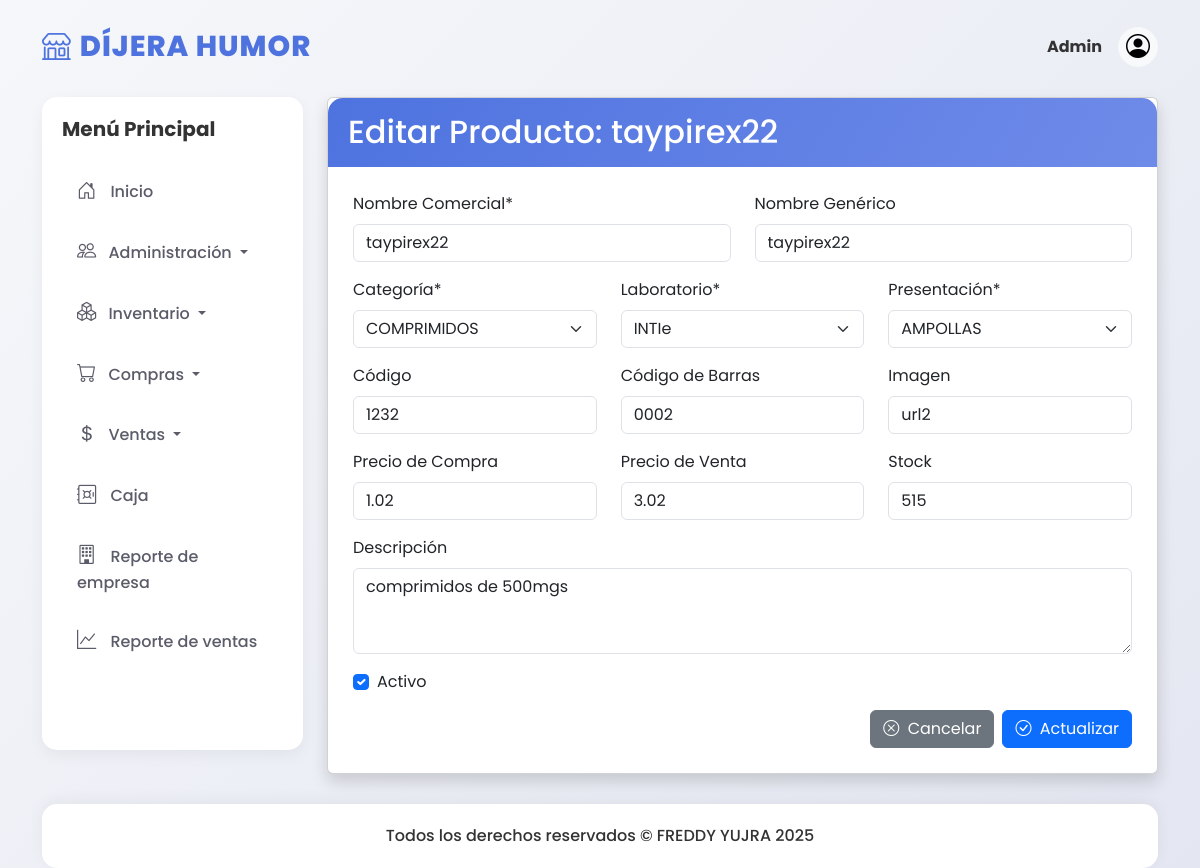
The app's page /productos/edit/1, older data.
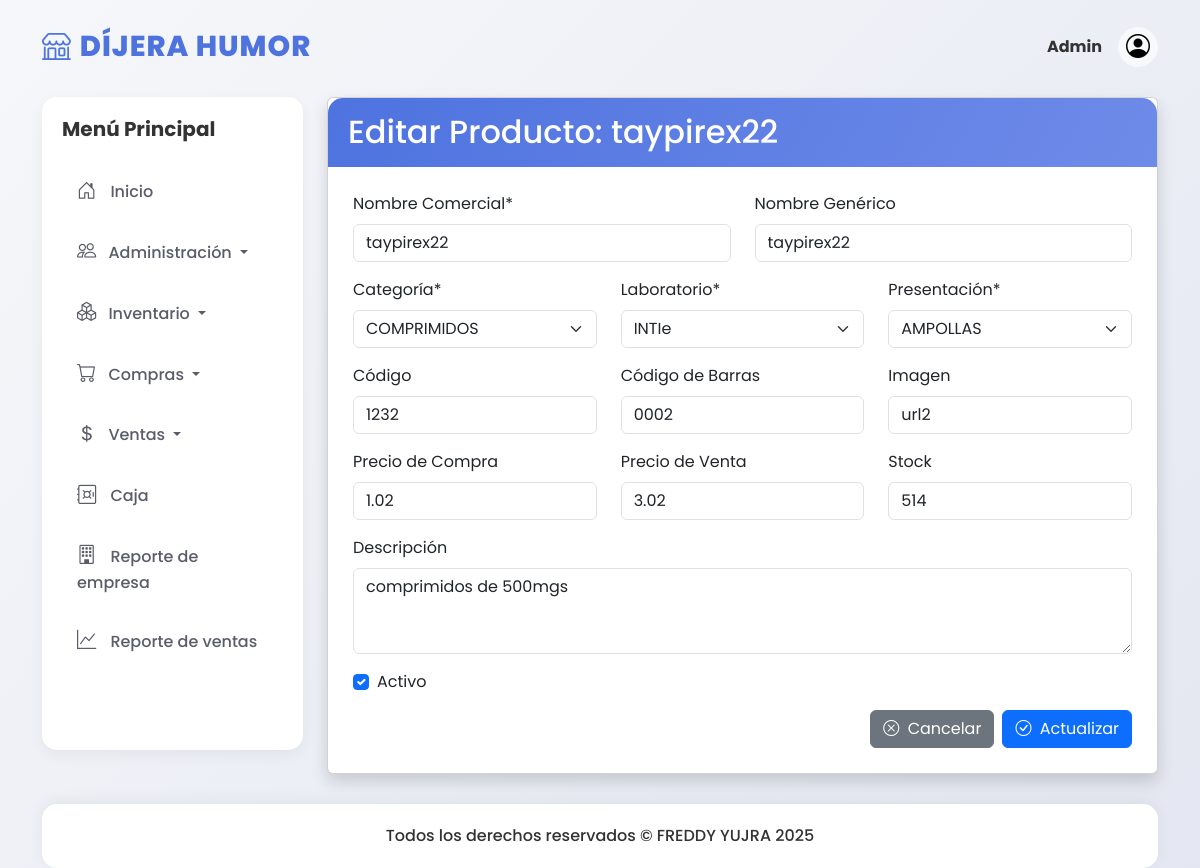
The same page, newer data.
### models/producto_model.py (models this page shows, shortened)
class Producto(db.Model):
    __tablename__ = "productos"
    id = db.Column(db.Integer, primary_key=True)
    imagen = db.Column(db.String(200))
    codigo = db.Column(db.String(100))
    barcode = db.Column(db.String(200))
    nombre_comercial = db.Column(db.String(200), nullable=False)
    nombre_generico = db.Column(db.String(200))
    categoria_id = db.Column(db.Integer, db.ForeignKey('categorias.id'))
    laboratorio_id = db.Column(db.Integer, db.ForeignKey('laboratorios.id'))
    presentacion_id = db.Column(db.Integer, db.ForeignKey('presentaciones.id'))
    descripcion = db.Column(db.String(200))
    precio_compra = db.Column(db.Numeric(10,2))
    precio_venta = db.Column(db.Numeric(10,2))
    cantidad = db.Column(db.Integer, default=0)
    estado = db.Column(db.Boolean, default=True)
    created_at = db.Column(db.DateTime, default=datetime.utcnow)
    updated_at = db.Column(db.DateTime, default=datetime.utcnow, onupdate=datetime.utcnow)
    deleted_at = db.Column(db.DateTime)
    categoria = db.relationship('Categoria', backref='productos')
    laboratorio = db.relationship('Laboratorio', backref='productos')
    presentacion = db.relationship('Presentacion', backref='productos')
    @staticmethod
    def get_by_id(id):
        return Producto.query.get(id)

### models/categoria_model.py (models this page shows, shortened)
class Categoria(db.Model):
    __tablename__ = "categorias"
    id = db.Column(db.Integer, primary_key=True)
    categoria = db.Column(db.String(100), nullable=False)
    descripcion = db.Column(db.String(200))
    estado = db.Column(db.Boolean, default=True)
    created_at = db.Column(db.DateTime, default=datetime.utcnow)
    updated_at = db.Column(db.DateTime, default=datetime.utcnow, onupdate=datetime.utcnow)
    deleted_at = db.Column(db.DateTime)
    @staticmethod
    def get_all():
        return Categoria.query.filter_by(deleted_at=None).all()

### models/laboratorio_model.py (models this page shows, shortened)
class Laboratorio(db.Model):
    __tablename__ = "laboratorios"
    id = db.Column(db.Integer, primary_key=True)
    nombre_lab = db.Column(db.String(150), nullable=False)
    direccion = db.Column(db.String(200))
    responsable = db.Column(db.String(200))
    telefono = db.Column(db.String(20))
    created_at = db.Column(db.DateTime, default=datetime.utcnow)
    updated_at = db.Column(db.DateTime, default=datetime.utcnow, onupdate=datetime.utcnow)
    deleted_at = db.Column(db.DateTime)
    @staticmethod
    def get_all():
        return Laboratorio.query.filter_by(deleted_at=None).all()

### models/presentacion_model.py (models this page shows, shortened)
class Presentacion(db.Model):
    __tablename__ = "presentaciones"
    id = db.Column(db.Integer, primary_key=True)
    presentacion = db.Column(db.String(100), nullable=False)
    descripcion = db.Column(db.String(200))
    estado = db.Column(db.Boolean, default=True)
    created_at = db.Column(db.DateTime, default=datetime.utcnow)
    updated_at = db.Column(db.DateTime, default=datetime.utcnow, onupdate=datetime.utcnow)
    deleted_at = db.Column(db.DateTime)
    @staticmethod
    def get_all():
        return Presentacion.query.filter_by(deleted_at=None).all()

### controllers/producto_controller.py (the view, shortened to what this page needs)
@producto_bp.route('/edit/<int:id>', methods=['GET', 'POST'])
def edit(id):
    producto = Producto.get_by_id(id)
    if not producto:
        flash('Producto no encontrado', 'danger')
        return redirect(url_for('producto.index'))
    categorias = Categoria.get_all()
    laboratorios = Laboratorio.get_all()
    presentaciones = Presentacion.get_all()
    return producto_view.edit(producto, categorias, laboratorios, presentaciones)

### run.py (called while the page is built)
@app.context_processor
def inject_active_path():
    def is_active(path):
        return 'active' if request.path.startswith(path) else ''
    return dict(is_active=is_active)

### views/producto_view.py (called while the page is built)
def edit(producto, categorias, laboratorios, presentaciones):
    return render_template('productos/edit.html',
                          producto=producto,
                          categorias=categorias,
                          laboratorios=laboratorios,
                          presentaciones=presentaciones)

### templates/productos/edit.html (shortened to what this page needs)
{% extends 'base.html' %}
{% block content %}
<div class="card shadow">
  <div class="card-header bg-primary text-white">
    <h2 class="mb-0">Editar Producto: {{ producto.nombre_comercial }}</h2>
  </div>
  <div class="card-body">
    <form method="POST" action="{{ url_for('producto.edit', id=producto.id) }}" enctype="multipart/form-data">
      <div class="row mb-3">
        <div class="col-md-6">
          <label class="form-label">Nombre Comercial*</label>
          <input type="text" class="form-control" name="nombre_comercial"
                 value="{{ producto.nombre_comercial }}" required>
        </div>
        <div class="col-md-6">
          <label class="form-label">Nombre Genérico</label>
          <input type="text" class="form-control" name="nombre_generico"
                 value="{{ producto.nombre_generico or '' }}">
        </div>
      </div>
      <div class="row mb-3">
        <div class="col-md-4">
          <label class="form-label">Categoría*</label>
          <select class="form-select" name="categoria_id" required>
            {% for categoria in categorias %}
            <option value="{{ categoria.id }}" {% if categoria.id == producto.categoria_id %}selected{% endif %}>
              {{ categoria.categoria }}
            </option>
            {% endfor %}
          </select>
        </div>
        <div class="col-md-4">
          <label class="form-label">Laboratorio*</label>
          <select class="form-select" name="laboratorio_id" required>
            {% for laboratorio in laboratorios %}
            <option value="{{ laboratorio.id }}" {% if laboratorio.id == producto.laboratorio_id %}selected{% endif %}>
              {{ laboratorio.nombre_lab }}
            </option>
            {% endfor %}
          </select>
        </div>
        <div class="col-md-4">
          <label class="form-label">Presentación*</label>
          <select class="form-select" name="presentacion_id" required>
            {% for presentacion in presentaciones %}
            <option value="{{ presentacion.id }}" {% if presentacion.id == producto.presentacion_id %}selected{% endif %}>
              {{ presentacion.presentacion }}
            </option>
            {% endfor %}
          </select>
        </div>
      </div>
      <div class="row mb-3">
        <div class="col-md-4">
          <label class="form-label">Código</label>
          <input type="text" class="form-control" name="codigo"
                 value="{{ producto.codigo or '' }}">
        </div>
        <div class="col-md-4">
          <label class="form-label">Código de Barras</label>
          <input type="text" class="form-control" name="barcode"
                 value="{{ producto.barcode or '' }}">
        </div>
        <div class="col-md-4">
          <label class="form-label">Imagen</label>
          <input type="text" class="form-control" name="imagen"
                 value="{{ producto.imagen or '' }}" placeholder="URL de la imagen">
        </div>
      </div>
      <div class="row mb-3">
        <div class="col-md-4">
          <label class="form-label">Precio de Compra</label>
          <input type="number" class="form-control" name="precio_compra"
                 value="{{ producto.precio_compra or 0 }}" step="0.01" min="0">
        </div>
        <div class="col-md-4">
          <label class="form-label">Precio de Venta</label>
          <input type="number" class="form-control" name="precio_venta"
                 value="{{ producto.precio_venta or 0 }}" step="0.01" min="0">
        </div>
        <div class="col-md-4">
          <label class="form-label">Stock</label>
          <input type="number" class="form-control" name="cantidad"
                 value="{{ producto.cantidad or 0 }}" min="0">
        </div>
      </div>
      <div class="mb-3">
        <label class="form-label">Descripción</label>
        <textarea class="form-control" name="descripcion" rows="3">{{ producto.descripcion or '' }}</textarea>
      </div>
      <div class="mb-3 form-check">
        <input type="checkbox" class="form-check-input" name="estado" id="estado"
               {% if producto.estado %}checked{% endif %}>
        <label class="form-check-label" for="estado">Activo</label>
      </div>
      <div class="d-flex justify-content-end">
        <a href="{{ url_for('producto.index') }}" class="btn btn-secondary me-2">
          <i class="bi bi-x-circle me-1"></i> Cancelar
        </a>
        <button type="submit" class="btn btn-primary">
          <i class="bi bi-check-circle me-1"></i> Actualizar
        </button>
      </div>
    </form>
  </div>
</div>
{% endblock %}

### templates/base.html (shortened to what this page needs)
<!DOCTYPE html>
<html lang="es">
<head>
    <link href="https://cdn.jsdelivr.net/npm/bootstrap@5.3.0/dist/css/bootstrap.min.css" rel="stylesheet">
    <link rel="stylesheet" href="https://cdn.jsdelivr.net/npm/bootstrap-icons@1.10.0/font/bootstrap-icons.css">
    <link rel="stylesheet" href="{{ url_for('static', filename='css/dashboard.css') }}">
</head>
<body>
    <div class="container">
        <div class="row mb-4">
            <div class="col-12">
                <nav class="navbar navbar-expand-lg navbar-light bg-transparent p-0">
                    <a class="navbar-brand" href="#">
                        <i class="bi bi-shop me-2"></i>DÍJERA HUMOR
                    </a>
                    <div class="ms-auto">
                        <div class="d-flex align-items-center">
                            <div class="me-3">
                                <span class="fw-bold">Admin</span>
                            </div>
                            <div class="dropdown">
                                <button class="btn btn-light rounded-circle p-0" type="button" id="userDropdown"
                                    data-bs-toggle="dropdown" aria-expanded="false" style="width: 40px; height: 40px;">
                                    <i class="bi bi-person-circle fs-4"></i>
                                </button>
                            </div>
                        </div>
                    </div>
                </nav>
            </div>
        </div>
        <div class="row">
            <div class="col-lg-3 mb-4">
                <div class="sidebar">
                    <h5 class="fw-bold mb-4">Menú Principal</h5>
                    <a href="{{ url_for('home') }}" class="sidebar-item">
                        <i class="bi bi-house-door"></i> Inicio
                    </a>
                    <div class="mb-2">
                        <button class="sidebar-item dropdown-toggle w-100 border-0 bg-transparent" type="button"
                            data-bs-toggle="collapse" data-bs-target="#adminSubmenu" aria-expanded="false"
                            aria-controls="adminSubmenu" style="text-align: left;">
                            <i class="bi bi-people me-2"></i> Administración
                        </button>
                    </div>
                    <div class="mb-2">
                        <button class="sidebar-item dropdown-toggle w-100 border-0 bg-transparent" type="button"
                            data-bs-toggle="collapse" data-bs-target="#inventarioSubmenu" aria-expanded="false"
                            aria-controls="inventarioSubmenu" style="text-align: left;">
                            <i class="bi bi-boxes me-2"></i> Inventario
                        </button>
                    </div>
                    <div class="mb-2">
                        <button class="sidebar-item dropdown-toggle w-100 border-0 bg-transparent" type="button"
                            data-bs-toggle="collapse" data-bs-target="#comprasSubmenu" aria-expanded="false"
                            aria-controls="comprasSubmenu" style="text-align: left;">
                            <i class="bi bi-cart me-2"></i> Compras
                        </button>
                    </div>
                    <div class="mb-2">
                        <button class="sidebar-item dropdown-toggle w-100 border-0 bg-transparent" type="button"
                            data-bs-toggle="collapse" data-bs-target="#ventasSubmenu" aria-expanded="false"
                            aria-controls="ventasSubmenu" style="text-align: left;">
                            <i class="bi bi-currency-dollar me-2"></i> Ventas
                        </button>
                    </div>
                    <a href="#" class="sidebar-item">
                        <i class="bi bi-safe"></i> Caja
                    </a>
                    <a href="#" class="sidebar-item">
                        <i class="bi bi-building"></i> Reporte de empresa
                    </a>
                    <a href="#" class="sidebar-item">
                        <i class="bi bi-graph-up"></i> Reporte de ventas
                    </a>
                </div>
            </div>
            <div class="col-lg-9">
                {% block content %}{% endblock %}
            </div>
        </div>
        <footer class="text-center">
            <p class="mb-0">Todos los derechos reservados © FREDDY YUJRA 2025</p>
        </footer>
    </div>
</body>
</html>

### static/css/dashboard.css (style rules this page uses)
:root { --primary: #4e73df; --secondary: #858796; --success: #1cc88a; --info: #36b9cc; --warning: #f6c23e; --danger: #e74a3b; --light: #f8f9fc; --dark: #5a5c69; }
body { font-family: 'Poppins', sans-serif; background: linear-gradient(135deg, #f5f7fa 0%, #e4e7f1 100%); min-height: 100vh; padding-top: 20px; color: #333; }
.card-header { background: linear-gradient(120deg, #4e73df, #6f8be9); color: white; font-weight: 600; padding: 15px 20px; border-radius: 15px 15px 0 0 !important; border: none; }
.card-body { padding: 25px; }
.navbar-brand { font-weight: 800; font-size: 1.8rem; letter-spacing: 1px; color: var(--primary); }
.sidebar { background: white; border-radius: 15px; padding: 20px; box-shadow: 0 5px 15px rgba(0,0,0,0.05); height: 100%; }
.sidebar-item { padding: 12px 15px; border-radius: 10px; margin-bottom: 8px; color: var(--dark); text-decoration: none; display: block; transition: all 0.3s ease; font-weight: 500; }
.sidebar-item i { margin-right: 10px; font-size: 1.2rem; width: 25px; text-align: center; }
footer { background: white; border-radius: 15px; padding: 20px; margin-top: 30px; text-align: center; font-weight: 500; box-shadow: 0 -3px 15px rgba(0,0,0,0.05); }

Row changes from the older to the newer data that the page shows:
changed Producto "taypirex22": cantidad "515" → "514"
